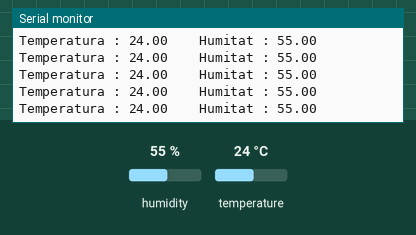
Simulated run of this sketch. Board: ESP32. On the bench: the last lines printed to the serial monitor. Inputs (shaded band) come from the test bench; at power-on: humidity 55 %, temperature 24 °C. WiFi joins after 1.5 s; servers stay silent unless stated.

Above: at 3.0 s.
3.1 s: humidity set to 22 %
At 4.21 s:
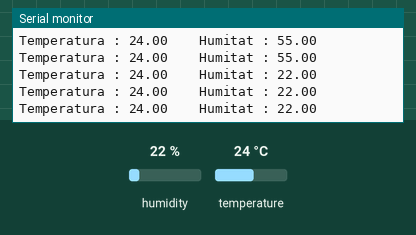
4.6 s: temperature set to 12 °C
6.1 s: humidity set to 40 %
At 6.31 s:
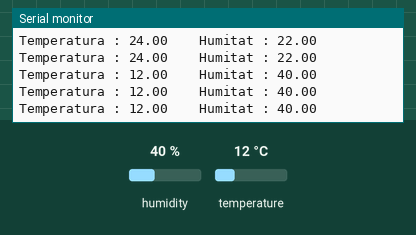
Timing chart, 0 to 9.1 s (numbered marks = the images above; inputs shaded):
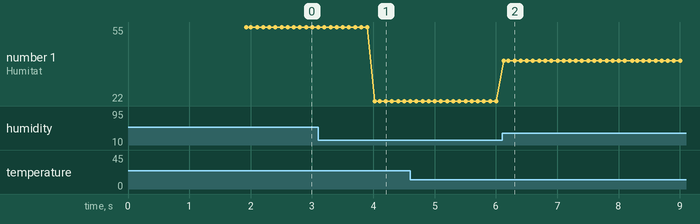

The sketch:

codi_humtemp.ino
```cpp
#define BLYNK_TEMPLATE_ID "TMPLIAjddf20T5"
#define BLYNK_DEVICE_NAME "Temperatura i humitat"
#define BLYNK_AUTH_TOKEN "122RywymdfdddgGfMd1jkZ0STNhRQecR12ayq"

#define BLYNK_PRINT Serial
#include <WiFi.h>
#include <BlynkSimpleEsp32.h>

#include <DHT.h>


char auth[] = BLYNK_AUTH_TOKEN;

char ssid[] = "WiFi Blynk";
char pass[] = "Pwblynk33";

BlynkTimer timer;


#define DHTPIN 4 //Connexió al pin 4
#define DHTTYPE DHT11
DHT dht(DHTPIN, DHTTYPE);


void Sensor()
{
  float h = dht.readHumidity();
  float t = dht.readTemperature(); // lectura de mesures

  if (isnan(h) || isnan(t)) {
    Serial.println("Lectura de sensor fallida");
    return;
  }

    Blynk.virtualWrite(V0, t);
    Blynk.virtualWrite(V1, h);
    Serial.print("Temperatura : ");
    Serial.print(t);
    Serial.print("    Humitat : ");
    Serial.println(h);
}
void setup()
{

  Serial.begin(115200);


  Blynk.begin(auth, ssid, pass);
  dht.begin();
  timer.setInterval(100L, Sensor);

  }

void loop()
{
  Blynk.run();
  timer.run();
 }
```

Measured:
- after the input at 3.1 s, the serial monitor: prints a new line after 0.93 s (image 1)
- after the input at 6.1 s, the serial monitor: prints a new line at once (image 2)
- plotted number 1: 55 → 22 after the input at 3.1 s, 22 → 40 after the input at 6.1 s
